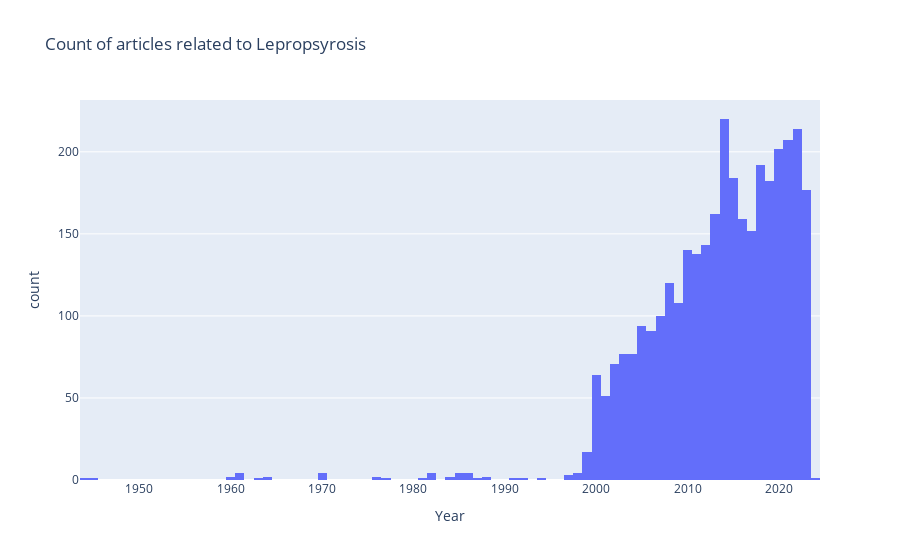

Notebook source saved alongside this figure:
### Code cell
## Histogram of Number of articles related to Leptopsyrosis

plot = px.histogram(
    article_data, 
    x = 'Year',
    title = "Count of articles related to Lepropsyrosis"    
)
plot.show()

### Figure 1 — Plotly figure (JSON) as saved in the notebook; plotly's stock layout.template omitted (floating-point values rounded to 4 significant figures; data arrays with more than 128 entries replaced by an {"elided": "..."} marker saying what was removed)
{"data": [{"alignmentgroup": "True", "bingroup": "x", "hovertemplate": "Year=%{x}<br>count=%{y}<extra></extra>", "legendgroup": "", "marker": {"color": "#636efa", "pattern": {"shape": ""}}, "name": "", "offsetgroup": "", "orientation": "v", "showlegend": false, "type": "histogram", "x": {"elided": "3389 int values"}, "xaxis": "x", "yaxis": "y"}], "layout": {"barmode": "relative", "legend": {"tracegroupgap": 0}, "title": {"text": "Count of articles related to Lepropsyrosis"}, "xaxis": {"anchor": "y", "domain": [0, 1], "title": {"text": "Year"}}, "yaxis": {"anchor": "x", "domain": [0, 1], "title": {"text": "count"}}}}
